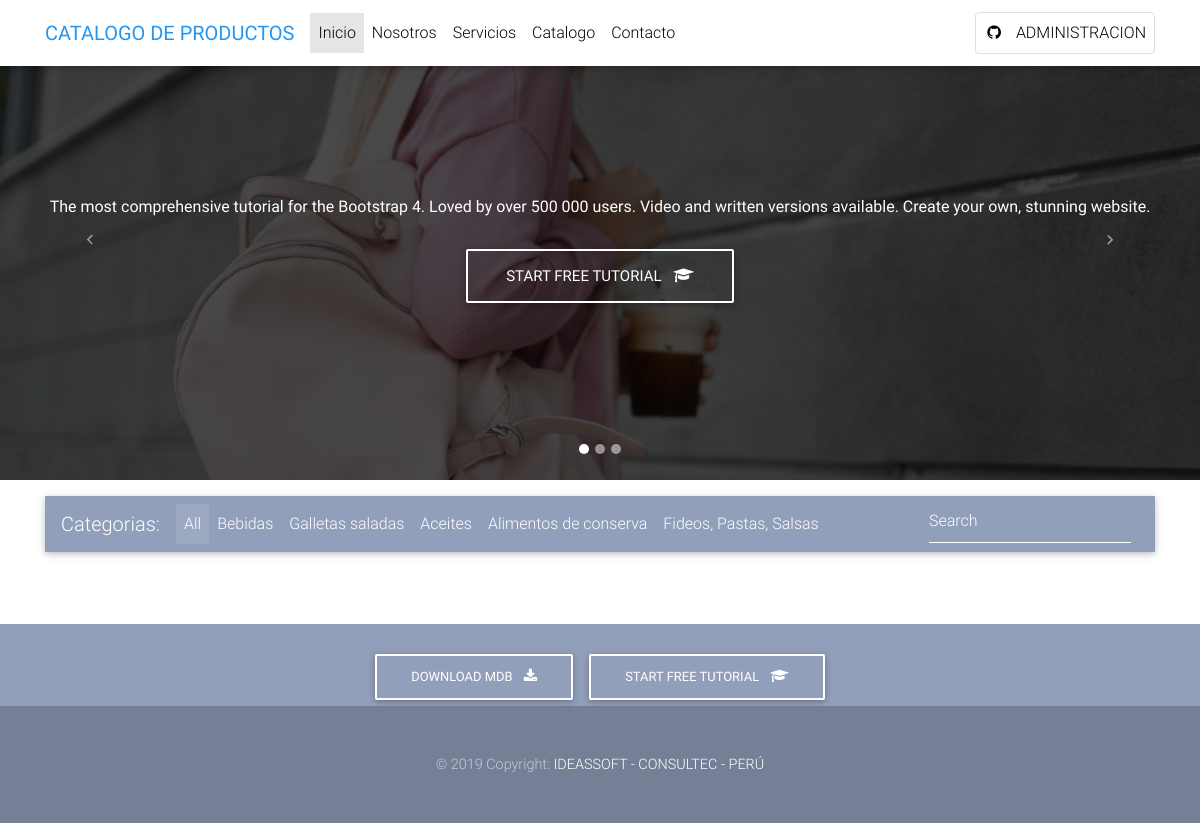
/index.php?id=4 (signed in), run on the app's committed database.
### tables this page shows
CREATE TABLE `category` (
  `id` int(11) NOT NULL AUTO_INCREMENT,
  `nombre` varchar(255) DEFAULT NULL,
  `descripcion` varchar(255) DEFAULT NULL,
  `estado` bit(1) DEFAULT NULL,
  PRIMARY KEY (`id`)
);

### index.php (the view, shortened to what this page needs)
<?php
include_once('Administracion/conexion/conexion.php');
$sql_category = 'SELECT * FROM category where estado = 1 limit 5';
$sentencia_category = $pdo->prepare($sql_category);
$sentencia_category->execute();
$resultado_category = $sentencia_category->fetchAll();
?>
<!DOCTYPE html>
<html lang="es">
<head>
  <link rel="stylesheet" href="https://maxcdn.bootstrapcdn.com/font-awesome/4.7.0/css/font-awesome.min.css">
  <link href="css/bootstrap.min.css" rel="stylesheet">
  <link href="css/mdb.min.css" rel="stylesheet">
  <link href="css/style.min.css" rel="stylesheet">
</head>
<body>
  <nav class="navbar fixed-top navbar-expand-lg navbar-light white scrolling-navbar">
    <div class="container">
      <a class="navbar-brand waves-effect" href="https://mdbootstrap.com/material-design-for-bootstrap/" target="_blank">
        <strong class="blue-text">CATALOGO DE PRODUCTOS</strong>
      </a>
      <div class="collapse navbar-collapse" id="navbarSupportedContent">
        <ul class="navbar-nav mr-auto">
          <li class="nav-item active">
            <a class="nav-link waves-effect" href="#">Inicio
            </a>
          </li>
          <li class="nav-item">
            <a class="nav-link waves-effect" href="#!">Nosotros</a>
          </li>
          <li class="nav-item">
            <a class="nav-link waves-effect" href="#!">Servicios</a>
          </li>
          <li class="nav-item">
            <a class="nav-link waves-effect" href="#!">Catalogo</a>
          </li>
          <li class="nav-item">
            <a class="nav-link waves-effect" href="#!">Contacto</a>
          </li>
        </ul>
        <ul class="navbar-nav nav-flex-icons">
          <li class="nav-item">
            <a href="<?php echo isset($_SESSION['admin'])? 'Administracion/administracion.php' : 'Administracion/login.php' ?>" class="nav-link border border-light rounded waves-effect">
              <i class="fa fa-github mr-2"></i> <?php echo isset($_SESSION['admin'])? 'ADMINISTRACION' : 'LOGIN' ?>
            </a>
          </li>
        </ul>
      </div>
    </div>
  </nav>
  <div id="carousel-example-1z" class="carousel slide carousel-fade pt-4" data-ride="carousel">
    <ol class="carousel-indicators">
      <li data-target="#carousel-example-1z" data-slide-to="0" class="active"></li>
      <li data-target="#carousel-example-1z" data-slide-to="1"></li>
      <li data-target="#carousel-example-1z" data-slide-to="2"></li>
    </ol>
    <div class="carousel-inner" role="listbox">
      <div class="carousel-item active">
        <div class="view" style="background-image: url('img/banner1.jpg'); background-repeat: no-repeat; background-size: cover;">
          <div class="mask rgba-black-strong d-flex justify-content-center align-items-center">
            <div class="text-center white-text mx-5 wow fadeIn">
              <p class="mb-4 d-none d-md-block">
                <strong>The most comprehensive tutorial for the Bootstrap 4. Loved by over 500 000 users. Video and written versions
                  available. Create your own, stunning website.</strong>
              </p>
              <a target="_blank" href="#!" class="btn btn-outline-white btn-lg">Start free tutorial
                <i class="fa fa-graduation-cap ml-2"></i>
              </a>
            </div>
          </div>
        </div>
      </div>
    </div>
    <a class="carousel-control-prev" href="#carousel-example-1z" role="button" data-slide="prev">
      <span class="carousel-control-prev-icon" aria-hidden="true"></span>
    </a>
    <a class="carousel-control-next" href="#carousel-example-1z" role="button" data-slide="next">
      <span class="carousel-control-next-icon" aria-hidden="true"></span>
    </a>
  </div>
  <main>
    <div class="container">
      <nav class="navbar navbar-expand-lg navbar-dark mdb-color lighten-3 mt-3 mb-5">
        <span class="navbar-brand">Categorias:</span>
        <div class="collapse navbar-collapse" id="basicExampleNav">
          <ul class="navbar-nav mr-auto">
            <li class="nav-item active">
              <a class="nav-link" href="/">All
              </a>
            </li>
            <?php foreach ($resultado_category as $item): ?>
            <li class="nav-item">
              <a  href="index.php?id=<?=$item['id']; ?>" class="nav-link" href="#"><?=$item['nombre']; ?></a>
            </li>
            <?php endforeach ?>
          </ul>
          <form class="form-inline">
            <div class="md-form mt-0">
              <input class="form-control mr-sm-2" type="text" placeholder="Search" aria-label="Search">
            </div>
          </form>
        </div>
      </nav>
    </div>
  </main>
  <footer class="page-footer text-center font-small mt-4 wow fadeIn">
    <div class="pt-4">
      <a class="btn btn-outline-white" href="https://mdbootstrap.com/getting-started/" target="_blank" role="button">Download MDB
        <i class="fa fa-download ml-2"></i>
      </a>
      <a class="btn btn-outline-white" href="#!" target="_blank" role="button">Start free tutorial
        <i class="fa fa-graduation-cap ml-2"></i>
      </a>
    </div>
    <div class="footer-copyright py-3 pt-5 pb-5">
      © 2019 Copyright:
      <a href="https://www.facebook.com/ideassoftperu/" target="_blank"> IDEASSOFT - CONSULTEC - PERÚ </a>
    </div>
  </footer>
</body>
</html>

### index.php (style rules this page uses)
html, body, header, .carousel { height: 60vh; }

### data on the page
category: nombre "Bebidas"
category: nombre "Galletas saladas"
category: nombre "Aceites"
category: nombre "Alimentos de conserva"
category: nombre "Fideos, Pastas, Salsas"
